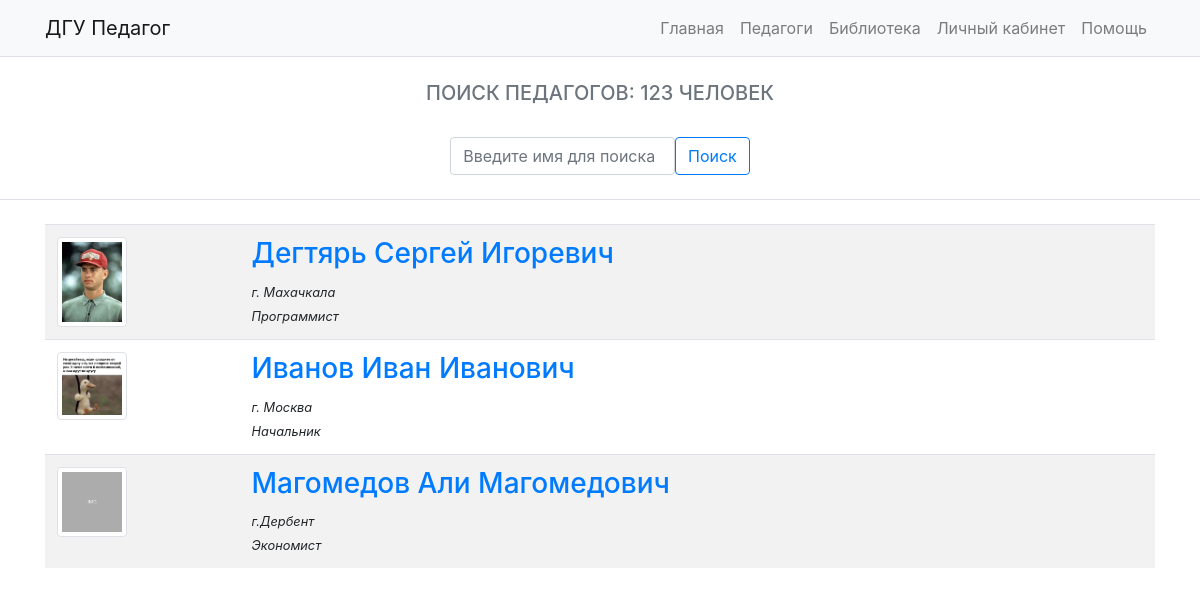
Page /педагоги/index.php on the committed database.
### tables this page shows
CREATE TABLE `users` (
  `id` int UNSIGNED NOT NULL,
  `email` varchar(32) NOT NULL,
  `login` varchar(11) NOT NULL,
  `name` text NOT NULL,
  `lastname` text NOT NULL,
  `middlename` text NOT NULL,
  `place_born` text NOT NULL,
  `speciality` text NOT NULL,
  `place_work` text NOT NULL,
  `general_experience` text NOT NULL,
  `teacher_experience` text NOT NULL,
  `qualification_category` text NOT NULL,
  `pass` varchar(32) NOT NULL,
  `avatar` text NOT NULL
);

### педагоги/index.php (the view, shortened to what this page needs)
<?php
include "../db/databases.php";
$result = mysqli_query($induction, "SELECT * FROM `users`");
?>
<!DOCTYPE html>
<html lang="ru">
<head>
    <link rel="stylesheet" href="css/style.css">
    <link rel="stylesheet" href="../css/bootstrap.css">
</head>
<body>
    <?php require "../blocks/header.php"; ?>
    <div class="row border">
        <div class="col"><br>
            <h5 class="text-uppercase text-center pt-15 text-muted">ПОИСК ПЕДАГОГОВ: 123 ЧЕЛОВЕК</h5><br>
            <div class="input-group rounded m-auto w-25">
                <input type="search" class="form-control rounded" placeholder="Введите имя для поиска ..." aria-label="Search" aria-describedby="search-addon" />
                <button type="button" class="btn btn-outline-primary">Поиск</button>
            </div><br>
        </div>
    </div>
    <div class="container mt-4">
        <table class="table table-striped">
            <tbody>
                <?php
                    while ($data = mysqli_fetch_array($result))
                    {
                        ?>
                        <tr>
                            <td><img width="70px" height="70px" src="../img/avatars/<?php echo $data['avatar']; ?>" alt="" class="img-thumbnail"></td>
                            <td>
                                <h3><a href="#"><?php echo $data['lastname'].' '.$data['name'].' '.$data['middlename'];?></a></h3>
                                <small class="hex">
                                <i><?php echo $data['place_born']; ?></i><br>
                                <i><?php echo $data['speciality']; ?></i>
                                </small>
                            </td>
                        </tr>
                        <?php
                    }
                ?>
            </tbody>
        </table>
    </div>
</body>
</html>

### blocks/header.php (shortened to what this page needs)
<header class="header">
    <nav class="navbar navbar-expand-lg navbar-light bg-light">
        <div class="container">
          <a class="navbar-brand" href="#">ДГУ <span color="blue">Педагог</span></a>
          <div class="collapse navbar-collapse" id="navbarNav">
            <ul class="navbar-nav">
              <li class="nav-item">
                <a class="nav-link" href="#">Главная</span></a>
              </li>
              <li class="nav-item">
                  <a class="nav-link" href="../педагоги/">Педагоги</a>
                </li>
                <li class="nav-item">
                  <a class="nav-link" href="#">Библиотека</a>
                </li>
                <li class="nav-item">
                  <a class="nav-link" href="../кабинет/">Личный кабинет</a>
                </li>
                <li class="nav-item">
                  <a class="nav-link" href="#">Помощь</span></a>
                </li>
            </ul>
          </div>
        </div>
      </nav>
</header>

### css/style.css (style rules this page uses)
body { color: #333; font-size: 13px; line-height: 1.6; }
ul, li { list-style-type: none; }
a { text-decoration: none; color: black; }

### rows in the picture
users: avatar (picture), lastname "Дегтярь", name "Сергей", middlename "Игоревич", place_born "г. Махачкала", speciality "Программист"
users: avatar (picture), lastname "Иванов", name "Иван", middlename "Иванович", place_born "г. Москва", speciality "Начальник"
users: avatar (picture), lastname "Магомедов", name "Али", middlename "Магомедович", place_born "г.Дербент", speciality "Экономист"
